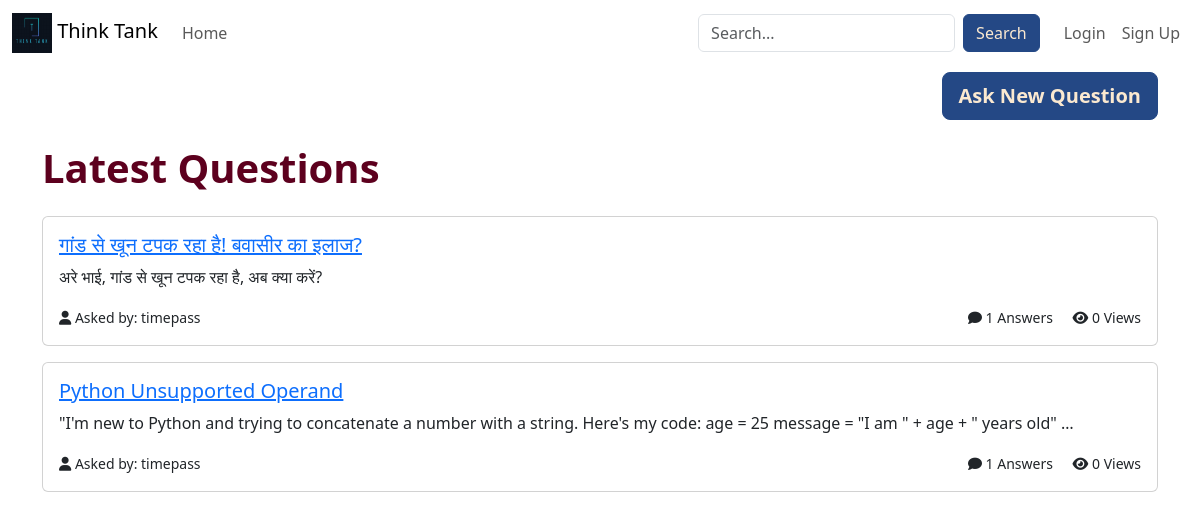
The page / on the database its author committed.
### thinkapp/models.py (models this page shows, shortened)
class Questiondbase(models.Model):
    user = models.ForeignKey(User, on_delete=models.CASCADE, related_name='questions')
    title = models.CharField(max_length=50)
    body = models.TextField()
    created_at = models.DateTimeField(auto_now_add=True)
    updated_at = models.DateTimeField(auto_now=True)
    views = models.PositiveIntegerField(default=0)

### thinkapp/views.py (the view)
# urls.py: path('', views.homelistpage, name='list'),
def homelistpage(request):
    all_data = Questiondbase.objects.all().order_by('-created_at').annotate(answerscount = Count('answers'))
    return render(request, 'thinkapp/homelistpage.html', {"all_data":all_data})

### thinkapp/templates/thinkapp/homelistpage.html (shortened to what this page needs)
{% load static %}
<!DOCTYPE html>
<html lang="en">
<head>
    <link href="https://cdn.jsdelivr.net/npm/bootstrap@5.3.8/dist/css/bootstrap.min.css" rel="stylesheet">
    <link rel="stylesheet" href="https://cdnjs.cloudflare.com/ajax/libs/font-awesome/6.4.0/css/all.min.css">
</head>
<body>
<nav class="navbar navbar-expand-lg navbar-light fixed-top">
  <div class="container-fluid">
    <a class="navbar-brand" href="{% url 'list' %}">
      <img src="{% static 'thinkapp/images/logo.png' %}" alt="Logo" width="40" height="40" >
      Think Tank
    </a>
    <div class="collapse navbar-collapse" id="navbarNav">
      <ul class="navbar-nav me-auto">
        <li class="nav-item">
          <a class="nav-link" href="{% url 'list' %}">Home</a>
        </li>
      </ul>
      <form class="d-flex me-3 search-form" method="get">
        <input class="form-control me-2" type="search" name="q"
               placeholder="Search..." value="{{ query }}">
        <button class="btn btn-primary" type="submit">Search</button>
      </form>
      <ul class="navbar-nav">
        {% if user.is_authenticated %}
          <li class="nav-item">
            <span class="nav-link">Hi, {{ user.username }}</span>
          </li>
          <li class="nav-item">
            <form method="POST" action="{% url 'logout' %}">
              {% csrf_token %}
              <button type="submit" class="btn btn-outline-primary logout-btn">Logout</button>
            </form>
          </li>
        {% else %}
          <li class="nav-item">
            <a class="nav-link" href="{% url 'login' %}">Login</a>
          </li>
          <li class="nav-item">
            <a class="nav-link" href="{% url 'signup' %}">Sign Up</a>
          </li>
        {% endif %}
      </ul>
    </div>
  </div>
</nav>
<div class="container mt-5 pt-4">
  <div class="d-flex justify-content-end mb-4">
    <a class="btn btn-primary btn-lg abutton" href="{% url 'addques' %}">Ask New Question</a>
  </div>
  <h3 class="mb-4 section-title latestques">Latest Questions</h3>
  {% for ques in all_data %}
  <div class="card mb-3 question-card">
    <div class="card-body">
      <h5 class="card-title">
        <a href="{% url 'details' id=ques.id %}">
          {{ ques.title }}
        </a>
      </h5>
      <p class="card-text">
        {{ ques.body|truncatewords:30 }}
      </p>
      <div class="d-flex justify-content-between align-items-center">
        <small>
          <i class="fas fa-user"></i> Asked by: {{ ques.user.username }}
        </small>
        <div>
          <small class="me-3">
            <i class="fas fa-comment"></i> {{ ques.answerscount }} Answers
          </small>
          <small>
            <i class="fas fa-eye"></i> {{ ques.views }} Views
          </small>
        </div>
      </div>
    </div>
  </div>
  {% endfor %}
</div>
</body>
</html>

### rows shown on the page
Questiondbase: title "गांड से खून टपक रहा है! बवासीर का इलाज?", body "अरे भाई, गांड से खून टपक रहा है, अब क्या करें?", user.username "timepass", answerscount "1", views "0"
Questiondbase: title "Python Unsupported Operand", body "\"I'm new to Python and trying to concatenate a number with a string. Here's my code: age = 25 message = \"I am \" + age + \" years old\" …", user.username "timepass", answerscount "1", views "0"
